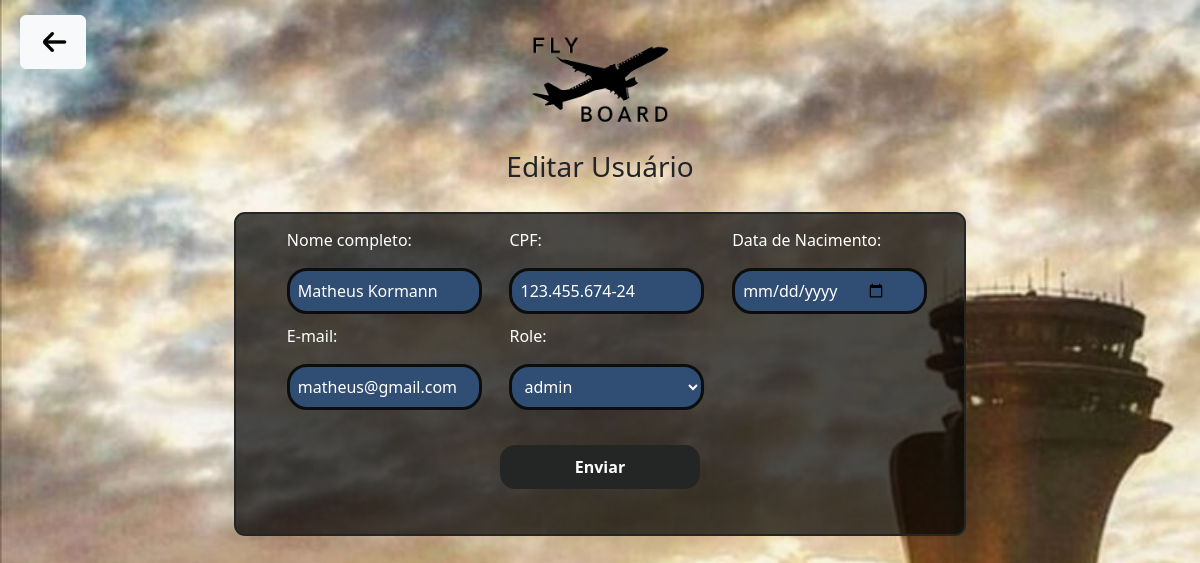
Screenshot of /admListUser/editUser.php?id=1 (signed in) with the database file from the repository.
### tables this page shows
CREATE TABLE USERS (
    ID_USER INT PRIMARY KEY AUTO_INCREMENT,
    NAME VARCHAR(100),
    CPF VARCHAR(100),
    EMAIL VARCHAR(100),
    DATA_DE_NASCIMENTO VARCHAR(100),
    PASSWORD VARCHAR(100),
    ROLE VARCHAR(100),
    USERIMAGEPATH VARCHAR(200),
    UNIQUE (CPF, EMAIL)
);

### admListUser/editUser.php (the view, shortened to what this page needs)
<?php
    include('../connections/connection.php');
?>
    <head>
    <link rel="stylesheet" href="./addUserStyle.css">
    <link rel="stylesheet" href="../node_modules/bootstrap/dist/css/bootstrap.min.css">
</head>
<body>
<?php
        $id = $_GET["id"];
        $sql = "SELECT NAME, CPF, EMAIL, DATA_DE_NASCIMENTO, PASSWORD, ROLE FROM USERS WHERE ID_USER = $id";
        $result = $conn->query($sql);
        if ($result->num_rows > 0) {
            while($row = $result->fetch_assoc()) {
                $name = $row["NAME"];
                $cpf = $row["CPF"];
                $login = $row["EMAIL"];
                $datanascimento = $row["DATA_DE_NASCIMENTO"];
                $role = $row["ROLE"];
            }
        }
    ?>
    <div id="botaoVoltar">
       <a type="button" class="btn btn-light" href="./listUsers.php"><img src="../imagens/iconVoltar.png" alt="voltarHome" style="width: 40px; height: 40px"></a>
    </div>
    <div class="logo"><a href='../index/index.php'><img id="Logo" href='../index/index.php' src="../imagens/flyboardLOGOremovido.png" alt="Logo" ></a></div>
    <div id="h3">
    <h3>Editar Usuário</h3>
    </div>
    <form name="form1" method="post" action="./editUser_php.php" onsubmit="return validateForm()">
        <div id="conteinercadPasageiro">
            <div class="conteinerInput">
                <div class="container">
                    <div class="row row-cols-1 row-cols-md-2 row-cols-lg-3 g-9">
                      <div class="col">
                        <div class=" h-100 w-100 d-flex justify-content-center align-items-center">
                            <div class="input">
                                <p>Nome completo:</p>
                                <input id="inputNome" type="text" name="txtName" value="<?php echo $name ?>">
                            </div>
                      </div>
                     </div>
                      <div class="col">
                        <div class=" h-100 w-100 d-flex justify-content-center align-items-center">
                            <div class="input">
                                <p>CPF:</p>
                                <input id="inputCPF" type="text" name="txtCpf" value="<?php echo $cpf ?>" maxlength="14"oninput="formatarCpf(this)">
                            </div>
                        </div>
                      </div>
                      <div class="col">
                        <div class=" h-100 w-100 d-flex justify-content-center align-items-center">
                            <div class="input">
                                <p>Data de Nacimento:</p>
                                <input id="inputDtnasc" type="date" name="txtDtNasc" value="<?php echo $datanascimento ?>">
                            </div>
                        </div>
                      </div>
                      <div class="col">
                        <div class="h-100 w-100 d-flex justify-content-center align-items-center">
                            <div class="input">
                                <p>E-mail:</p>
                                <input id="inputEmail" type="text" name="txtLogin" value="<?php echo $login ?>">
                            </div>
                        </div>
                      </div>
                      <div class="col">
                        <div class="h-100 w-100 d-flex justify-content-center align-items-center">
                            <div class="input" id="role">
                            <p>Role:</p>
                            <select name="selesctRole">
                              <option value="<?php echo $role ?>"><?php echo $role ?></option>
                            </select>
                            </div>
                        </div>
                      </div>
                    </div>
                  </div>
            </div>
            <br>
            <input id="inputEnviar" type="submit" value="Enviar" ">
        </div>
    </form>
</body>
</html>

### admListUser/addUserStyle.css (style rules this page uses)
body { background-image: url("../imagens/imagemFundo4.jpeg"); background-repeat: no-repeat; background-size: auto; background-size: cover; overflow-x: hidden; font-family: "Manrope", sans-serif; }
#h3 { display: flex; justify-content: center; position: relative; }
#Logo { margin-top: 35px; margin-bottom: 25px; height: 90px; }
.logo { display: flex; justify-content: center; }
.conteinerInput { display: flex; flex-wrap: wrap; align-items: center; padding: 10px ; position: relative; }
.input { position: relative; top: -25px; left: 19px; margin: 9px 25px 1px 1px; }
#conteinercadPasageiro { background-color: rgba(0, 0, 0, 0.7); border: 2px solid #242625; border-radius: 11px; margin: 20px auto; max-width: 69%; min-width: min-content; margin-bottom: 35px; padding: 20px; position: relative; }
p { color: #ffffff; }
input, select { display: flex; align-items: center; margin:auto; width: 195px; border: 3px solid #0D0D0D; border-radius: 20px; color: #ffffff; background-color: #304d73; padding: 8px; }
#inputEnviar { font-weight: 900; color: #ffffff; background-color: #242625; border-radius: 15px; padding: 10px 20px; border: none; cursor: pointer; transition: 0.7s; width: 100%; max-width: 200px; margin: 0 auto; display: block; position: relative; top: -25px; }
@media (min-width: 1200px) { #conteinercadPasageiro { max-width: 61%; } }

### admListUser/editUser.php (style rules this page uses)
#botaoVoltar { position: absolute; margin: 20px; margin-top: 15px; }

### rows the page displays
users: txtName "Matheus Kormann", txtCpf "123.455.674-24", txtLogin "matheus@gmail.com", selesctRole "admin"
